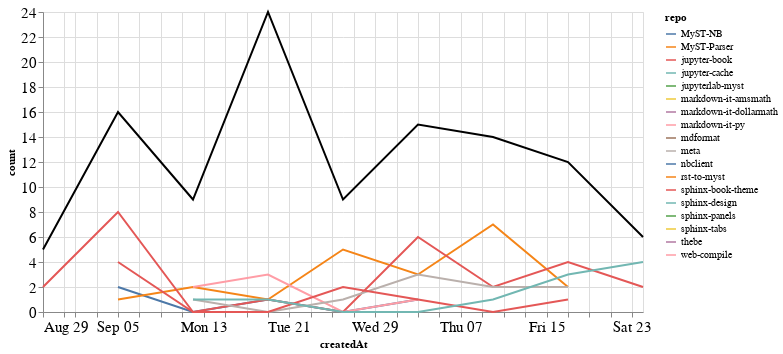

Notebook source saved alongside this figure:
### Markdown cell above
### Comments

### Code cell
comments_time = comments.groupby('repo').resample('W', on='createdAt').count()['author'].reset_index()
comments_time = comments_time.rename(columns={'author': 'count'})
comments_time_total = comments_time.groupby('createdAt').agg({"count": "sum"}).reset_index()
ch1 = alt.Chart(comments_time, width=600).mark_line().encode(
    x='createdAt',
    y='count',
    color='repo',
    tooltip="repo"
)

ch2 = alt.Chart(comments_time_total, width=600).mark_line(color="black").encode(
    x='createdAt',
    y='count',
)

ch1 + ch2

### Figure 1 — Vega-Lite specification as saved in the notebook (floating-point values rounded to 4 significant figures)
{"config": {"axisLeft": {"labelFontSize": 15}, "axisBottom": {"labelFontSize": 15}}, "layer": [{"data": {"name": "data-8cc0817e02a639bd3f7eb49d989f359e"}, "mark": "line", "encoding": {"color": {"type": "nominal", "field": "repo"}, "tooltip": {"type": "nominal", "field": "repo"}, "x": {"type": "temporal", "field": "createdAt"}, "y": {"type": "quantitative", "field": "count"}}, "width": 600}, {"data": {"name": "data-705440eb5d546c1e8b45f45aeb1a03bd"}, "mark": {"type": "line", "color": "black"}, "encoding": {"x": {"type": "temporal", "field": "createdAt"}, "y": {"type": "quantitative", "field": "count"}}, "width": 600}], "$schema": "https://vega.github.io/schema/vega-lite/v4.8.1.json", "datasets": {"data-8cc0817e02a639bd3f7eb49d989f359e": [{"repo": "MyST-NB", "createdAt": "2021-09-05T00:00:00", "count": 2}, {"repo": "MyST-NB", "createdAt": "2021-09-12T00:00:00", "count": 0}, {"repo": "MyST-NB", "createdAt": "2021-09-19T00:00:00", "count": 1}, {"repo": "MyST-NB", "createdAt": "2021-09-26T00:00:00", "count": 0}, {"repo": "MyST-NB", "createdAt": "2021-10-03T00:00:00", "count": 1}, {"repo": "MyST-Parser", "createdAt": "2021-09-05T00:00:00", "count": 1}, {"repo": "MyST-Parser", "createdAt": "2021-09-12T00:00:00", "count": 2}, {"repo": "MyST-Parser", "createdAt": "2021-09-19T00:00:00", "count": 1}, {"repo": "MyST-Parser", "createdAt": "2021-09-26T00:00:00", "count": 5}, {"repo": "MyST-Parser", "createdAt": "2021-10-03T00:00:00", "count": 3}, {"repo": "MyST-Parser", "createdAt": "2021-10-10T00:00:00", "count": 7}, {"repo": "MyST-Parser", "createdAt": "2021-10-17T00:00:00", "count": 2}, {"repo": "jupyter-book", "createdAt": "2021-08-29T00:00:00", "count": 2}, {"repo": "jupyter-book", "createdAt": "2021-09-05T00:00:00", "count": 8}, {"repo": "jupyter-book", "createdAt": "2021-09-12T00:00:00", "count": 0}, {"repo": "jupyter-book", "createdAt": "2021-09-19T00:00:00", "count": 1}, {"repo": "jupyter-book", "createdAt": "2021-09-26T00:00:00", "count": 0}, {"repo": "jupyter-book", "createdAt": "2021-10-03T00:00:00", "count": 6}, {"repo": "jupyter-book", "createdAt": "2021-10-10T00:00:00", "count": 2}, {"repo": "jupyter-book", "createdAt": "2021-10-17T00:00:00", "count": 4}, {"repo": "jupyter-book", "createdAt": "2021-10-24T00:00:00", "count": 2}, {"repo": "jupyter-cache", "createdAt": "2021-08-29T00:00:00", "count": 1}, {"repo": "jupyterlab-myst", "createdAt": "2021-09-19T00:00:00", "count": 7}, {"repo": "markdown-it-amsmath", "createdAt": "2021-09-12T00:00:00", "count": 1}, {"repo": "markdown-it-dollarmath", "createdAt": "2021-09-12T00:00:00", "count": 1}, {"repo": "markdown-it-py", "createdAt": "2021-09-12T00:00:00", "count": 2}, {"repo": "markdown-it-py", "createdAt": "2021-09-19T00:00:00", "count": 3}, {"repo": "markdown-it-py", "createdAt": "2021-09-26T00:00:00", "count": 0}, {"repo": "markdown-it-py", "createdAt": "2021-10-03T00:00:00", "count": 1}, {"repo": "mdformat", "createdAt": "2021-09-05T00:00:00", "count": 1}, {"repo": "meta", "createdAt": "2021-09-12T00:00:00", "count": 1}, {"repo": "meta", "createdAt": "2021-09-19T00:00:00", "count": 0}, {"repo": "meta", "createdAt": "2021-09-26T00:00:00", "count": 1}, {"repo": "meta", "createdAt": "2021-10-03T00:00:00", "count": 3}, {"repo": "meta", "createdAt": "2021-10-10T00:00:00", "count": 2}, {"repo": "meta", "createdAt": "2021-10-17T00:00:00", "count": 2}, {"repo": "nbclient", "createdAt": "2021-09-19T00:00:00", "count": 7}, {"repo": "rst-to-myst", "createdAt": "2021-09-19T00:00:00", "count": 3}, {"repo": "sphinx-book-theme", "createdAt": "2021-09-05T00:00:00", "count": 4}, {"repo": "sphinx-book-theme", "createdAt": "2021-09-12T00:00:00", "count": 0}, {"repo": "sphinx-book-theme", "createdAt": "2021-09-19T00:00:00", "count": 0}, {"repo": "sphinx-book-theme", "createdAt": "2021-09-26T00:00:00", "count": 2}, {"repo": "sphinx-book-theme", "createdAt": "2021-10-03T00:00:00", "count": 1}, {"repo": "sphinx-book-theme", "createdAt": "2021-10-10T00:00:00", "count": 0}, {"repo": "sphinx-book-theme", "createdAt": "2021-10-17T00:00:00", "count": 1}, {"repo": "sphinx-design", "createdAt": "2021-09-12T00:00:00", "count": 1}, {"repo": "sphinx-design", "createdAt": "2021-09-19T00:00:00", "count": 1}, {"repo": "sphinx-design", "createdAt": "2021-09-26T00:00:00", "count": 0}, {"repo": "sphinx-design", "createdAt": "2021-10-03T00:00:00", "count": 0}, {"repo": "sphinx-design", "createdAt": "2021-10-10T00:00:00", "count": 1}, {"repo": "sphinx-design", "createdAt": "2021-10-17T00:00:00", "count": 3}, {"repo": "sphinx-design", "createdAt": "2021-10-24T00:00:00", "count": 4}, {"repo": "sphinx-panels", "createdAt": "2021-08-29T00:00:00", "count": 2}, {"repo": "sphinx-tabs", "createdAt": "2021-09-12T00:00:00", "count": 1}, {"repo": "thebe", "createdAt": "2021-10-10T00:00:00", "count": 2}, {"repo": "web-compile", "createdAt": "2021-09-26T00:00:00", "count": 1}], "data-705440eb5d546c1e8b45f45aeb1a03bd": [{"createdAt": "2021-08-29T00:00:00", "count": 5}, {"createdAt": "2021-09-05T00:00:00", "count": 16}, {"createdAt": "2021-09-12T00:00:00", "count": 9}, {"createdAt": "2021-09-19T00:00:00", "count": 24}, {"createdAt": "2021-09-26T00:00:00", "count": 9}, {"createdAt": "2021-10-03T00:00:00", "count": 15}, {"createdAt": "2021-10-10T00:00:00", "count": 14}, {"createdAt": "2021-10-17T00:00:00", "count": 12}, {"createdAt": "2021-10-24T00:00:00", "count": 6}]}}
